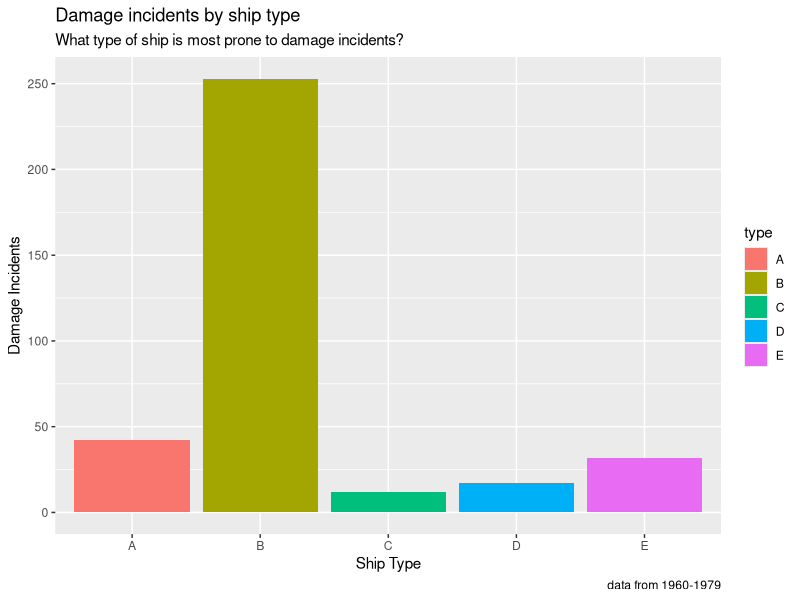

Generate this figure with R:
## ---- chunk 1
knitr::opts_chunk$set(echo = TRUE, warning = TRUE, message = FALSE,
                      error = TRUE)
library(tidyverse)
## ---- chunk 2
## This assumes that:
### STAT240/data/ contains the data file
### STAT240/discussion/ds03/ is your working directory.

ships <- read_csv("../../data/ships.csv")

head(ships)
## ---- chunk 3
ships %>%
  ggplot(aes(x = type, y = incidents)) +
  geom_col(aes(fill = type)) +
  labs(title = "Damage incidents by ship type", subtitle = "What type of ship is most prone to damage incidents?", x = "Ship Type", y = "Damage Incidents", caption = "data from 1960-1979")
